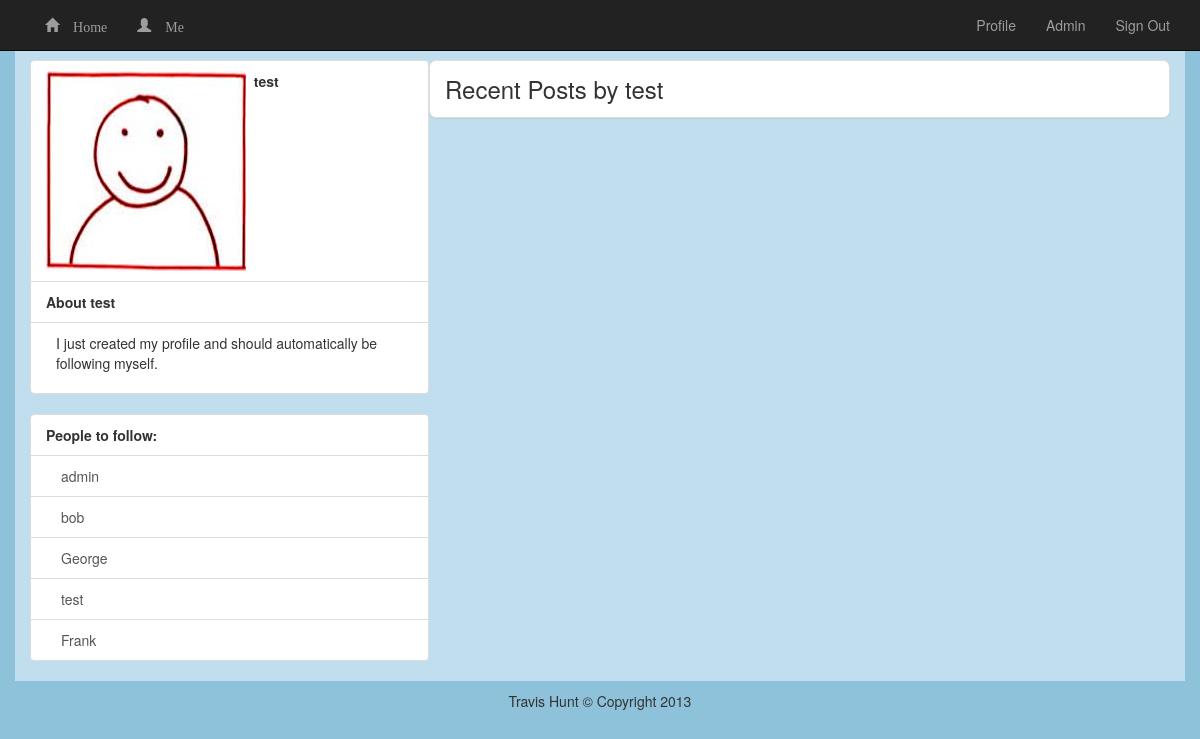
The app's page /detail/4/ (signed in) with its own data.
### microblog/models.py (models this page shows)
class Profile(models.Model):
	user = models.ForeignKey(User)
	bio = models.TextField()
	pic = ImageField(upload_to='profile_pictures/')
	following = models.ManyToManyField('Profile', blank=True, null=True)
	def __unicode__(self):
		return self.user.username

### microblog/views.py (the view)
# urls.py: url(r'^detail/(?P<user>\d+)/$', views.detail, name='detail'),
@login_required
def detail(request, user):
	latestPosts = Post.objects.all().filter(profile=user)
	profile = get_object_or_404(Profile, user=user)
	context = {
		'profile': profile,
		'latestPosts': latestPosts,
	}
	return render(request, 'microblog/detail.html', context)

### microblog/templatetags/follow.py (called while the page is built)
@register.inclusion_tag('microblog/follow.html', takes_context = True)
def listProfiles(context):
	profileList = Profile.objects.all()
	profiles = []
	for profile in profileList:
		profiles.append(profile)
	return {'profiles': profiles}

### microblog/templates/microblog/detail.html (shortened to what this page needs)
{% extends 'base.html' %}
{% load thumbnail %}
{% load follow %}
{% block content %}
	<table cellpadding="5" width="100%">
		<tr>
			<td valign="top" width="35%">
				<div class="list-group">
					<div class="list-group-item">
						<div class="clearfix">
							<div class="pull-left">
							{% thumbnail profile.pic "50x50" crop="bottom" as image %}
								<img src="{{ image.url }}" width="{{ image.width }}" height="{{ image.height }}">
							{% empty %}
								<img src="/media/profile_pictures/generic-profile-pic.jpg" width="50" height="50" />
							{% endthumbnail %}
							</div>
							<div class="pull-left">
								<strong> &nbsp; {{ profile.user }}</strong>
							</div>
						</div>
					</div>
					<div class="list-group-item">
						<strong>About {{ profile.user }}</strong>
					</div>
					<div class="list-group-item">
						<p style="margin-left: 10px">
							{{ profile.bio }}
						</p>
					</div>
				</div>
				{% listProfiles %}
			</td>
			<td valign="top">
				<div class="panel panel-default">
					<div class="panel-body">
						<h3>Recent Posts by {{ profile.user }}</h3>
					</div>
				</div>
			</td>
		</tr>
	</table>
{% endblock %}

### microblog/templates/microblog/follow.html
<div class="list-group">
	<div class="list-group-item">
		<strong>People to follow:</strong>
	</div>
{% for profile in profiles %}
<a style="padding-left: 30px" class="list-group-item" href="{% url 'microblog:follow' profile.id %}">{{ profile }}</a>
{% endfor %}
</div>

### TwitterClone/templates/base.html (style rules this page uses)
body { padding: 50px 0 0 0; margin: 0; background-color: #8ec1da; }
.panel { -webkit-border-radius: 7px; -moz-border-radius: 7px; border-radius: 7px; }
.panel-body h3 { margin: 0; padding: 0; }

### records on screen
Profile: user "test", bio "I just created my profile and should automatically be following myself.", user.username "test"
Profile: user.username "admin"
Profile: user.username "bob"
Profile: user.username "George"
Profile: user.username "Frank"
